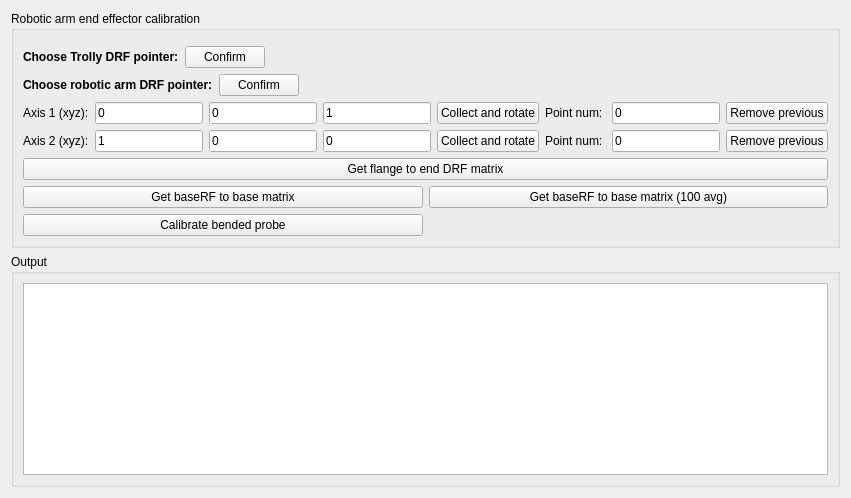
     <widget class="QWidget" name="tab_6">
      <attribute name="title">
       <string>Arm regis</string>
      </attribute>
      <layout class="QGridLayout" name="gridLayout_18">
       <item row="0" column="0">
        <widget class="QGroupBox" name="groupBox_10">
         <property name="title">
          <string>Robotic arm end effector calibration</string>
         </property>
         <layout class="QGridLayout" name="gridLayout_3">
          <item row="0" column="0" colspan="2">
           <widget class="QmitkNavigationDataSourceSelectionWidget" name="navipointerSelectionWidget_roboRegis" native="true"/>
          </item>
          <item row="1" column="0" colspan="2">
           <layout class="QHBoxLayout" name="horizontalLayout_30">
            <item>
             <widget class="QLabel" name="label_15">
              <property name="text">
               <string>&lt;html&gt;&lt;head/&gt;&lt;body&gt;&lt;p&gt;&lt;span style=&quot; font-weight:600;&quot;&gt;Choose Trolly DRF pointer:&lt;/span&gt;&lt;/p&gt;&lt;/body&gt;&lt;/html&gt;</string>
              </property>
             </widget>
            </item>
            <item>
             <layout class="QHBoxLayout" name="horizontalLayout_31">
              <item>
               <widget class="QPushButton" name="pushButton_confirmTrolley_roboRegis">
                <property name="text">
                 <string>Confirm</string>
                </property>
               </widget>
              </item>
              <item>
               <spacer name="horizontalSpacer_16">
                <property name="orientation">
                 <enum>Qt::Horizontal</enum>
                </property>
                <property name="sizeHint" stdset="0">
                 <size>
                  <width>40</width>
                  <height>20</height>
                 </size>
                </property>
               </spacer>
              </item>
              <item>
               <widget class="QLabel" name="label_trolley_roboRegis">
                <property name="text">
                 <string>&lt;none&gt;</string>
                </property>
               </widget>
              </item>
             </layout>
            </item>
           </layout>
          </item>
          <item row="2" column="0" colspan="2">
           <layout class="QHBoxLayout" name="horizontalLayout_26">
            <item>
             <widget class="QLabel" name="label_13">
              <property name="text">
               <string>&lt;html&gt;&lt;head/&gt;&lt;body&gt;&lt;p&gt;&lt;span style=&quot; font-weight:600;&quot;&gt;Choose robotic arm DRF pointer:&lt;/span&gt;&lt;/p&gt;&lt;/body&gt;&lt;/html&gt;</string>
              </property>
             </widget>
            </item>
            <item>
             <layout class="QHBoxLayout" name="horizontalLayout_27">
              <item>
               <widget class="QPushButton" name="pushButton_confirmRoboDrf_roboRegis">
                <property name="text">
                 <string>Confirm</string>
                </property>
               </widget>
              </item>
              <item>
               <spacer name="horizontalSpacer_17">
                <property name="orientation">
                 <enum>Qt::Horizontal</enum>
                </property>
                <property name="sizeHint" stdset="0">
                 <size>
                  <width>40</width>
                  <height>20</height>
                 </size>
                </property>
               </spacer>
              </item>
              <item>
               <widget class="QLabel" name="label_roboDrf_roboRegis">
                <property name="text">
                 <string>&lt;none&gt;</string>
                </property>
               </widget>
              </item>
             </layout>
            </item>
           </layout>
          </item>
          <item row="3" column="0" colspan="2">
           <layout class="QHBoxLayout" name="horizontalLayout_32">
            <item>
             <widget class="QLabel" name="label_16">
              <property name="text">
               <string>Axis 1 (xyz):</string>
              </property>
             </widget>
            </item>
            <item>
             <widget class="QLineEdit" name="lineEdit_axis1_x_roboRegis">
              <property name="text">
               <string>0</string>
              </property>
             </widget>
            </item>
            <item>
             <widget class="QLineEdit" name="lineEdit_axis1_y_roboRegis">
              <property name="text">
               <string>0</string>
              </property>
             </widget>
            </item>
            <item>
             <widget class="QLineEdit" name="lineEdit_axis1_z_roboRegis">
              <property name="text">
               <string>1</string>
              </property>
             </widget>
            </item>
            <item>
             <widget class="QPushButton" name="pushButton_collectAxis1Points_roboRegis">
              <property name="text">
               <string>Collect and rotate</string>
              </property>
             </widget>
            </item>
            <item>
             <widget class="QLabel" name="label_18">
              <property name="text">
               <string>Point num: </string>
              </property>
             </widget>
            </item>
            <item>
             <widget class="QLineEdit" name="lineEdit_axis1PointNum_roboRegis">
              <property name="text">
               <string>0</string>
              </property>
             </widget>
            </item>
            <item>
             <widget class="QPushButton" name="pushButton_removeAxis1Previous_roboRegis">
              <property name="text">
               <string>Remove previous</string>
              </property>
             </widget>
            </item>
           </layout>
          </item>
          <item row="4" column="0" colspan="2">
           <layout class="QHBoxLayout" name="horizontalLayout_33">
            <item>
             <widget class="QLabel" name="label_17">
              <property name="text">
               <string>Axis 2 (xyz):</string>
              </property>
             </widget>
            </item>
            <item>
             <widget class="QLineEdit" name="lineEdit_axis2_x_roboRegis">
              <property name="text">
               <string>1</string>
              </property>
             </widget>
            </item>
            <item>
             <widget class="QLineEdit" name="lineEdit_axis2_y_roboRegis">
              <property name="text">
               <string>0</string>
              </property>
             </widget>
            </item>
            <item>
             <widget class="QLineEdit" name="lineEdit_axis2_z_roboRegis">
              <property name="text">
               <string>0</string>
              </property>
             </widget>
            </item>
            <item>
             <widget class="QPushButton" name="pushButton_collectAxis2Points_roboRegis">
              <property name="text">
               <string>Collect and rotate</string>
              </property>
             </widget>
            </item>
            <item>
             <widget class="QLabel" name="label_19">
              <property name="text">
               <string>Point num: </string>
              </property>
             </widget>
            </item>
            <item>
             <widget class="QLineEdit" name="lineEdit_axis2PointNum_roboRegis">
              <property name="text">
               <string>0</string>
              </property>
             </widget>
            </item>
            <item>
             <widget class="QPushButton" name="pushButton_removeAxis2Previous_roboRegis">
              <property name="text">
               <string>Remove previous</string>
              </property>
             </widget>
            </item>
           </layout>
          </item>
          <item row="5" column="0" colspan="2">
           <widget class="QPushButton" name="pushButton_getDrfToFlangeMatrix">
            <property name="text">
             <string>Get flange to end DRF matrix</string>
            </property>
           </widget>
          </item>
          <item row="6" column="0">
           <widget class="QPushButton" name="pushButton_getBaseRfToBaseMatrix">
            <property name="text">
             <string>Get baseRF to base matrix</string>
            </property>
           </widget>
          </item>
          <item row="6" column="1">
           <widget class="QPushButton" name="pushButton_getBaseRfToBaseMatrixAvg">
            <property name="text">
             <string>Get baseRF to base matrix (100 avg)</string>
            </property>
           </widget>
          </item>
          <item row="7" column="0">
           <widget class="QPushButton" name="pushButton_calibrateBendedProbe">
            <property name="text">
             <string>Calibrate bended probe</string>
            </property>
           </widget>
          </item>
         </layout>
        </widget>
       </item>
       <item row="1" column="0">
        <widget class="QGroupBox" name="groupBox_11">
         <property name="title">
          <string>Output</string>
         </property>
         <layout class="QGridLayout" name="gridLayout_17">
          <item row="0" column="0">
           <widget class="QTextBrowser" name="textBrowser_roboRegis"/>
          </item>
         </layout>
        </widget>
       </item>
      </layout>
     </widget>
